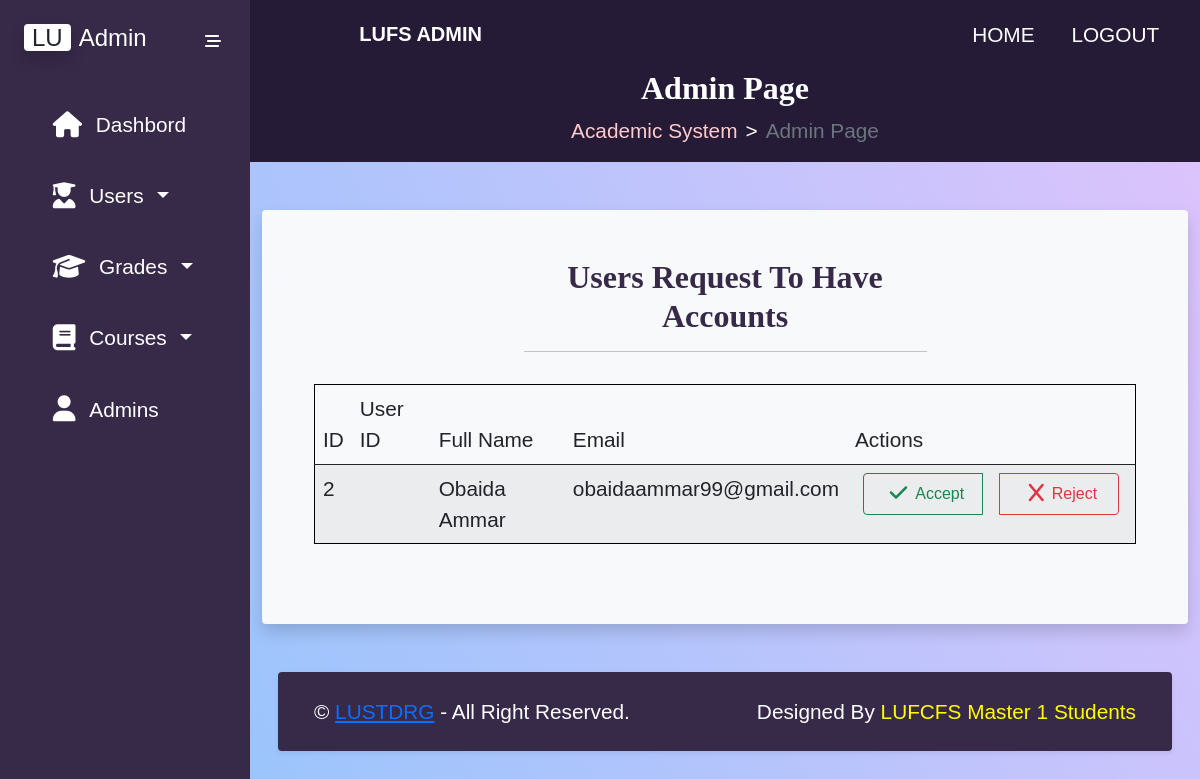
The page /admin-page-request-users.php (signed in) on the database as committed earlier.
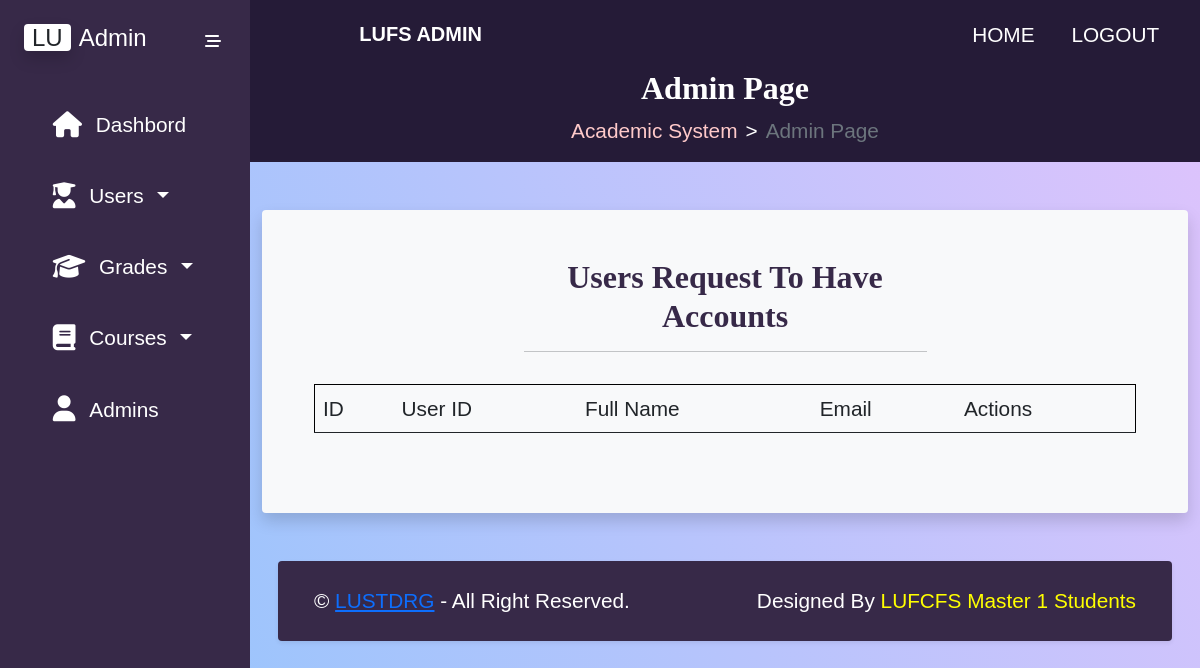
The same page on the database as committed later.
### tables this page shows
CREATE TABLE `users` (
  `Id` int(11) NOT NULL,
  `UserId` varchar(10) DEFAULT NULL,
  `Fname` varchar(20) NOT NULL,
  `Lname` varchar(20) NOT NULL,
  `Email` varchar(30) NOT NULL,
  `Password` char(60) NOT NULL,
  `Admin` tinyint(1) NOT NULL
);

### classes/dal.php (called while the page is built, shortened)
<?php
    class DAL{
        private $servername = "localhost";
        private $username = "root";
        private $password = "";
        private $dbname = "FacultyOfScience";
        public function getConnection(){
            return new mysqli($this->servername, $this->username, $this->password, $this->dbname);
        }
        public function getData($sql) {
            $conn = $this->getConnection();
            $result = $conn->query($sql);
            if ( $result ) {
                $array = $result->fetch_all( MYSQLI_ASSOC );
                return $array;
            } else {
                echo mysqli_error( $conn );
            }
        }
    }
?>

### classes/user_dal.php (called while the page is built, shortened)
<?php
 class User_DAL extends DAL {
    public function getUserRequestToJoinSite(){
        $sql="SELECT
        users.Id,
        users.UserId,
        users.Fname,
        users.Lname,
        users.Email,
        users.Password
    FROM
        users
    WHERE
        users.Admin = 0";
    return $this->getData($sql);
    }
 }
?>

### admin-page-request-users.php (the view, shortened to what this page needs)
<!DOCTYPE html>
<html lang="en">
<head>
    <?php
      require("templates/admin-header.php");
    ?>
</head>
<body>
<?php
   require("classes/dal.php");
   require("classes/user_dal.php");
   $user_dal=new User_DAL();
   $users_requests=$user_dal->getUserRequestToJoinSite();
  ?>
<div class="main-container d-flex">
        <?php
          require("templates/admin-sidebar.php");
            ?>
        <div class="content openSide">
            <?php
              require("templates/admin-navbar.php");
             ?>
            <?php
              require("templates/admin-breadcrumb.php");
            ?>
            <div class="container-fluid">
            <section id="users_accounts_request_section">
            <div class="container mt-5 bg-light rounded shadow p-5 mb-5 mx-sm-3 mx-lg-auto">
                <div class="row d-flex justify-content-center">
                    <div class="col-sm-12 col-md-10 col-lg-6">
                        <h2 class="page-title">Users Request To Have Accounts</h2>
                        <hr>
                    </div>
                </div>
                <div class="row">
                    <div class="col-12 overflow-auto p-3">
                        <table class="table table-striped" id="users_accounts_request_table">
                            <thead>
                                <tr>
                                    <td>ID</td>
                                    <td>User ID</td>
                                    <td>Full Name</td>
                                    <td>Email</td>
                                    <td>Actions</td>
                                </tr>
                            </thead>
                            <tbody>
                              <?php
                              foreach($users_requests as $v){
                                ?>
                                <tr>
                                  <td class="p-2"><?php echo $v['Id']; ?></td>
                                  <td class="p-2"><?php echo $v['UserId']; ?></td>
                                  <td class="p-2"><?php echo $v['Fname'].' '.$v['Lname']; ?></td>
                                  <td class="p-2"><?php echo $v['Email']; ?></td>
                                  <td class="p-2">
                                        <div class="btn-group">
                                            <button
                                                class="btn btn-outline-success accept-student-account-btn p-2 mx-2"><i
                                                    class="fa-solid fa-check fa-lg mx-2 rounded"></i>Accept</button>
                                            <button
                                                class="btn btn-outline-danger reject-student-account-btn p-2 mx-2"><i
                                                    class="fa-solid fa-x fa-lg mx-2 rounded"></i>Reject</button>
                                        </div>
                                    </td>
                                </tr>
                              <?php
                              }
                              ?>
                            </tbody>
                        </table>
                    </div>
                </div>
            </div>
        </section>
                <?php
                  require("templates/admin-footer.php");
                   ?>
            </div>
        </div>
    </div>
</body>
</html>

### templates/admin-header.php (shortened to what this page needs)
<link rel="stylesheet" href="css/bootstrap.css">
<link rel="stylesheet" href="css/datatable.css">
<link rel="stylesheet" href="FontAwesome/css/all.min.css">
<link rel="stylesheet" href="css/admin-page-style.css">

### templates/admin-sidebar.php (shortened to what this page needs)
<div class="slidebar sticky-top openSide" id="slide_nav">
    <div class="header-box px-4 py-4 d-flex
                    justify-content-between mb-3">
        <h1 class="fs-4"><span class="bg-white text-dark rounded
                            shadow px-2 me-2">LU</span><span class="text-white">Admin</span></h1>
        <button class="btn close-btn px-1 py-0
                        text-white"><i class="fa-solid fa-stream"></i></button>
    </div>
    <ul class="list-unstyled px-3">
        <li class="mb-4"><a href="admin-page.php" class="text-decoration-none px-3 py-2 d-block dashbord"><i
                    class="fa-solid fa-home fa-lg"></i> <span class="mx-2">Dashbord</span></a></li>
        <li class="nav-item dropdown mb-4 w-100 request-users"><a href="#" class="nav-link dropdown-toggle text-decoration-none
                                    px-3 py-2 d-block request-users" data-bs-toggle="collapse" data-bs-target="#accounts-collapse"
                aria-expanded="false"><i class="fa fa-solid fa-user-graduate fa-lg"></i>
                <span class="mx-2">Users</span></a>
        </li>
        <li class="nav-item dropdown mb-4 w-100 grades"><a href="#" class="nav-link dropdown-toggle text-decoration-none
                                    px-3 py-2 d-block grades" data-bs-toggle="collapse" data-bs-target="#grades-collapse"
                aria-expanded="false"> <i class="fa fa-solid fa-graduation-cap fa-lg"></i>
                <span class="mx-2">Grades</span></a>
        </li>
        <li class="nav-item dropdown mb-4 w-100 students"><a href="#" class="nav-link dropdown-toggle text-decoration-none
                                    px-3 py-2 d-block students" data-bs-toggle="collapse" data-bs-target="#students-collapse"
                aria-expanded="false"><i class="fa fa-solid fa-book fa-lg"></i>
                <span class="mx-2">Courses</span></a>
        </li>
        <li class="mb-4"><a href="admin-page-show-admins.php" class="text-decoration-none
                            px-3 py-2 d-block admins"> <i class="fa-solid fa-user fa-lg"></i></i>
                <span class="mx-2">Admins</span></a></li>
    </ul>
</div>

### templates/admin-navbar.php (shortened to what this page needs)
<nav class="navbar navbar-expand-lg navbar-light sticky-top">
    <div class="container-fluid">
        <ul class="nav justify-content-start">
            <div class="d-flex justify-content-between">
            </div>
        </ul>
        <a class="navbar-brand" href="#">
            <span class="navbar-title">LUFS ADMIN</span>
        </a>
        <div class="collapse navbar-collapse justify-content-end ms-auto" id="navbarNavCollapse">
            <ul class="navbar-nav navbarItems">
                <li class="nav-item">
                    <a class="nav-link active" aria-current="page" href="index.php">HOME</a>
                </li>
                <li class="nav-item">
                    <a class="nav-link" href="logout.php">LOGOUT</a>
                </li>
            </ul>
        </div>
    </div>
</nav>

### templates/admin-breadcrumb.php
<div class="row" id="breadcrumb_navbar">
    <div class="col-12">
        <div class="row">
            <div class="col-12">
                <h2 class="page-title text-white">Admin Page</h2>
            </div>
        </div>
        <div class="row">
            <div class="col-12 d-flex justify-content-center">
                <nav style="--bs-breadcrumb-divider: '>';" aria-label="breadcrumb">
                    <ol class="breadcrumb">
                        <li class="breadcrumb-item"><a href="#">Academic System</a></li>
                        <li class="breadcrumb-item active" aria-current="page">Admin Page</li>
                    </ol>
                </nav>
            </div>
        </div>
    </div>
</div>

### templates/admin-footer.php
<div class="row shadow-sm body-content p-4 m-3 rounded footer">
    <div class="col-12 col-sm-6 text-center text-sm-start">
        &copy; <a href="#">LUSTDRG</a> - All Right
        Reserved.
    </div>
    <div class="col-12 col-sm-6 text-center text-sm-end">
        Designed By <span style="color: yellow;">LUFCFS Master 1 Students</span><a href="#"></a>
    </div>
</div>

### css/datatable.css (style rules this page uses)
:root { --dt-row-selected: 13, 110, 253; --dt-row-selected-text: 255, 255, 255; --dt-row-selected-link: 9, 10, 11 }

### css/admin-page-style.css (style rules this page uses)
:root { --darker-color: rgb(37,27,55); --dark-color: rgb(55,41,72); --light-color: rgb(255,202,202); --lighter-color: rgb(255,236,239); --yellow-color: rgb(255, 217, 61); --green-color: rgb(224, 255, 19); --departments-cards: #ECF2FF; --font-family: 'Poppins',sans-serif; --font-size: 1.3rem; --bg-gradient: linear-gradient(62deg, #8EC5FC 0%, #E0C3FC 100%); --font-family: 'Poppins',sans-serif; --font-size: 1.3rem; }
body { min-height: 100vh; background: var(--bg-gradient); font-family: var(--font-family); font-size: var(--font-size); }
.navbar { background-color: var(--darker-color) !important; z-index: 3 !important; padding: 0.5em 1em !important; color: white !important; }
.navbar-brand .navbar-title { text-decoration: none; margin-left: 1rem; font-weight: 600; white-space: nowrap; color: white; }
#navbarNavCollapse { transition: all 0.5s !important; }
.navbarItems .nav-item .nav-link,.slidebar ul li a { color:white !important; margin-left: 1em !important; transition: all 0.5s ease-in !important; }
#breadcrumb_navbar { background-color: var(--darker-color) !important; color: white !important; margin-top: 0px; margin-right: 0px; margin-left: 0px; transition: all 0.7s; }
.breadcrumb-item a { text-decoration: none !important; color: var(--light-color) !important; transition: all 0.5s; }
.breadcrumb-item::before { color: white !important; }
.page-title { font-family: 'Courgette' !important; font-weight: 600; color: var(--dark-color); text-align: center; }
table { border: 1px solid black !important; }
#slide_nav { position: fixed !important; top: 0; left: 0; bottom: 0; width: 250px; height: 100vh; overflow-y: auto; background: var(--dark-color); min-width: 250px; max-width: 250px; transition: all 0.5s; z-index: 11; }
.content { min-height: 100vh; width: 100%; transition: all 0.7s; }
@media (min-width: 767px) { .content.openSide { margin-left: 250px; width: calc(100% - 250px); } }
@media (min-width: 767px) { #slide_nav.openSide { margin-left: 0; } }
.footer { background-color: var(--dark-color) !important; color: white !important; }
table tbody tr td button { padding: 10px !important; width: 120px !important; margin-bottom: auto !important; margin-left: 10px !important; margin-right: 10px !important; white-space: nowrap !important; transition: all 0.7s !important; }

Rows that differ between the two databases and show on the page:
removed users: Id "2", Fname "Obaida", Lname "Ammar", Email "obaidaammar99@gmail.com"
